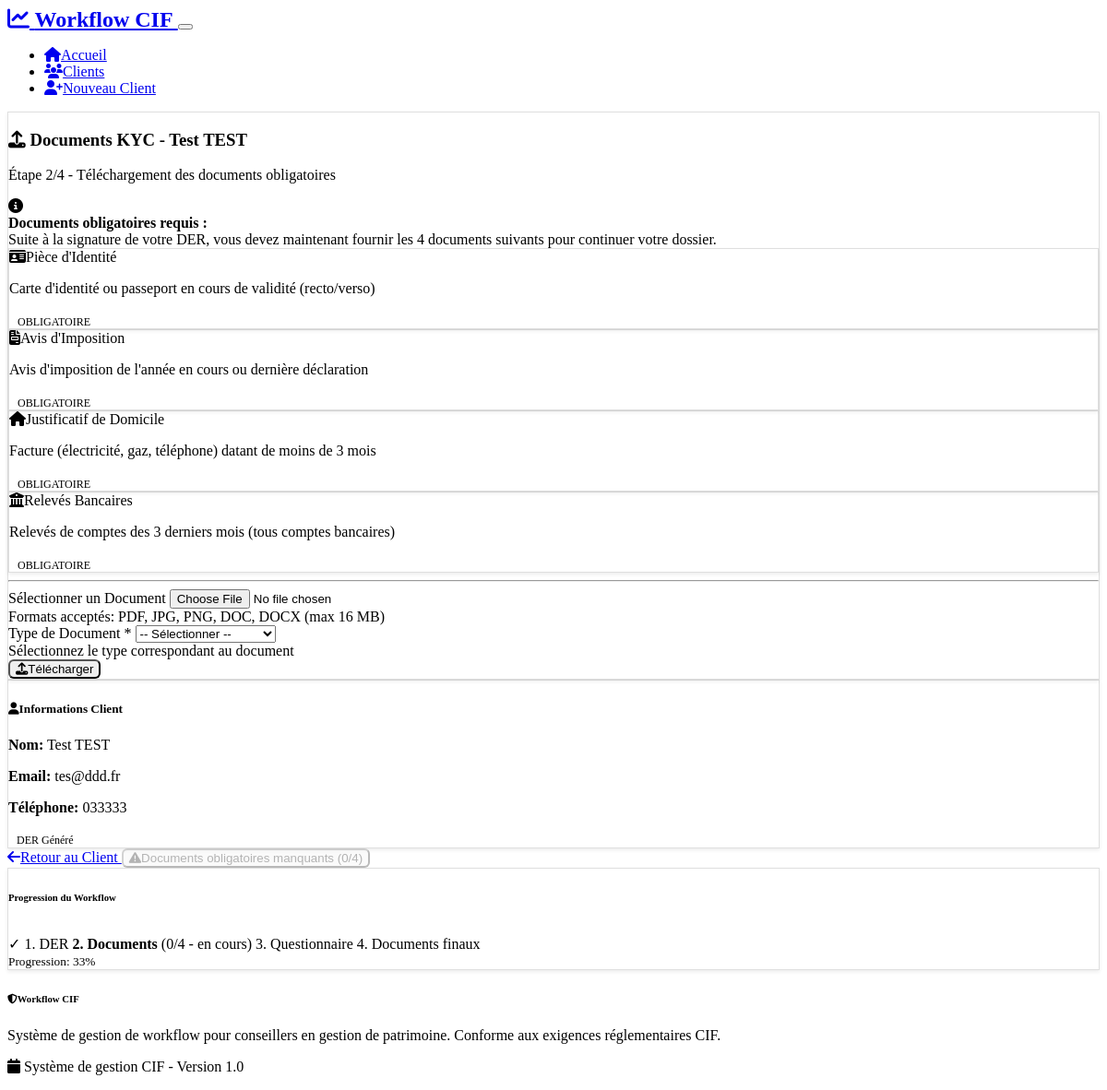
/upload_documents/1, run on the app's committed database.
### models.py (models this page shows)
class Client(db.Model):
    __tablename__ = 'clients'
    id = db.Column(db.Integer, primary_key=True)
    nom = db.Column(db.String(100), nullable=False)
    prenom = db.Column(db.String(100), nullable=False)
    email = db.Column(db.String(120), unique=True, nullable=False)
    telephone = db.Column(db.String(20))
    date_naissance = db.Column(db.Date)
    adresse = db.Column(db.Text)
    ville = db.Column(db.String(100))
    profession = db.Column(db.String(100))
    revenus_mensuels = db.Column(db.Float)
    patrimoine_total = db.Column(db.Float)
    charges_mensuelles = db.Column(db.Float)
    tolerance_risque = db.Column(db.Enum(RiskTolerance))
    horizon_investissement = db.Column(db.Enum(InvestmentHorizon))
    experience_financiere = db.Column(db.String(50))
    objectifs_investissement = db.Column(db.Text)
    profil_score = db.Column(db.Integer)  # Score de 1 à 7
    statut_workflow = db.Column(db.Enum(WorkflowStatus), default=WorkflowStatus.CREATED)
    date_creation = db.Column(db.DateTime, default=datetime.utcnow)
    date_derniere_maj = db.Column(db.DateTime, default=datetime.utcnow, onupdate=datetime.utcnow)
    date_entree_relation = db.Column(db.Date)
    date_envoi_der = db.Column(db.DateTime)
    date_signature_der = db.Column(db.DateTime)
    date_envoi_documents = db.Column(db.DateTime)
    date_signature_documents = db.Column(db.DateTime)
    date_envoi_souscription = db.Column(db.DateTime)
    documents = db.relationship('Document', backref='client', lazy=True, cascade='all, delete-orphan')
    questionnaire_responses = db.relationship('QuestionnaireResponse', backref='client', lazy=True, cascade='all, delete-orphan')

### routes.py (the view, shortened to what this page needs)
@app.route('/upload_documents/<int:client_id>', methods=['GET', 'POST'])
def upload_documents(client_id):
    client = Client.query.get_or_404(client_id)
    documents = Document.query.filter_by(client_id=client_id, genere_automatiquement=False).all()
    required_docs = [
        DocumentType.PIECE_IDENTITE,
        DocumentType.JUSTIFICATIF_DOMICILE,
        DocumentType.AVIS_IMPOSITION,
        DocumentType.RELEVE_BANCAIRE
    ]
    uploaded_doc_types = [doc.type_document for doc in documents]
    required_docs_count = sum(1 for doc_type in required_docs if doc_type in uploaded_doc_types)
    all_required_uploaded = required_docs_count == 4
    workflow_progress = calculate_workflow_progress(client)
    return render_template('upload_documents.html',
                         client=client,
                         documents=documents,
                         DocumentType=DocumentType,
                         required_docs_count=required_docs_count,
                         all_required_uploaded=all_required_uploaded,
                         workflow_progress=workflow_progress)

### templates/upload_documents.html (shortened to what this page needs)
{% extends "base.html" %}
{% block content %}
<div class="row">
    <div class="col-lg-8">
        <div class="card">
            <div class="card-header">
                <h3 class="mb-0">
                    <i class="fas fa-upload me-2"></i>
                    Documents KYC - {{ client.prenom }} {{ client.nom }}
                </h3>
                <p class="text-muted mb-0">Étape 2/4 - Téléchargement des documents obligatoires</p>
            </div>
            <div class="card-body">
                <div class="row mb-4">
                    <div class="col-12">
                        <div class="alert alert-info d-flex align-items-center">
                            <i class="fas fa-info-circle me-2"></i>
                            <div>
                                <strong>Documents obligatoires requis :</strong><br>
                                Suite à la signature de votre DER, vous devez maintenant fournir les 4 documents suivants pour continuer votre dossier.
                            </div>
                        </div>
                    </div>
                    <div class="col-md-6">
                        <div class="card border-primary mb-3 h-100">
                            <div class="card-header bg-primary text-white">
                                <i class="fas fa-id-card me-2"></i>Pièce d'Identité
                            </div>
                            <div class="card-body">
                                <p class="card-text small">Carte d'identité ou passeport en cours de validité (recto/verso)</p>
                                <span class="badge bg-danger">OBLIGATOIRE</span>
                                {% set piece_id_uploaded = documents|selectattr("type_document.name", "equalto", "PIECE_IDENTITE")|list|length > 0 %}
                            </div>
                        </div>
                    </div>
                    <div class="col-md-6">
                        <div class="card border-warning mb-3 h-100">
                            <div class="card-header bg-warning text-dark">
                                <i class="fas fa-file-invoice me-2"></i>Avis d'Imposition
                            </div>
                            <div class="card-body">
                                <p class="card-text small">Avis d'imposition de l'année en cours ou dernière déclaration</p>
                                <span class="badge bg-danger">OBLIGATOIRE</span>
                                {% set avis_impot_uploaded = documents|selectattr("type_document.name", "equalto", "AVIS_IMPOSITION")|list|length > 0 %}
                            </div>
                        </div>
                    </div>
                    <div class="col-md-6">
                        <div class="card border-success mb-3 h-100">
                            <div class="card-header bg-success text-white">
                                <i class="fas fa-home me-2"></i>Justificatif de Domicile
                            </div>
                            <div class="card-body">
                                <p class="card-text small">Facture (électricité, gaz, téléphone) datant de moins de 3 mois</p>
                                <span class="badge bg-danger">OBLIGATOIRE</span>
                                {% set justif_domicile_uploaded = documents|selectattr("type_document.name", "equalto", "JUSTIFICATIF_DOMICILE")|list|length > 0 %}
                            </div>
                        </div>
                    </div>
                    <div class="col-md-6">
                        <div class="card border-info mb-3 h-100">
                            <div class="card-header bg-info text-white">
                                <i class="fas fa-university me-2"></i>Relevés Bancaires
                            </div>
                            <div class="card-body">
                                <p class="card-text small">Relevés de comptes des 3 derniers mois (tous comptes bancaires)</p>
                                <span class="badge bg-danger">OBLIGATOIRE</span>
                                {% set releve_bancaire_uploaded = documents|selectattr("type_document.name", "equalto", "RELEVE_BANCAIRE")|list|length > 0 %}
                            </div>
                        </div>
                    </div>
                </div>
                <hr>
                <form method="POST" enctype="multipart/form-data" class="mb-4">
                    <div class="row g-3">
                        <div class="col-md-8">
                            <label for="file" class="form-label">Sélectionner un Document</label>
                            <input type="file" class="form-control" id="file" name="file" required
                                   accept=".pdf,.jpg,.jpeg,.png,.doc,.docx">
                            <div class="form-text">
                                Formats acceptés: PDF, JPG, PNG, DOC, DOCX (max 16 MB)
                            </div>
                        </div>
                        <div class="col-md-4">
                            <label for="document_type" class="form-label">Type de Document *</label>
                            <select class="form-select" id="document_type" name="document_type" required>
                                <option value="">-- Sélectionner --</option>
                            </select>
                            <div class="form-text">Sélectionnez le type correspondant au document</div>
                        </div>
                        <div class="col-12">
                            <button type="submit" class="btn btn-primary">
                                <i class="fas fa-upload me-2"></i>Télécharger
                            </button>
                        </div>
                    </div>
                </form>
            </div>
        </div>
    </div>
    <div class="col-lg-4">
        <div class="card mb-4">
            <div class="card-header">
                <h5 class="mb-0"><i class="fas fa-user me-2"></i>Informations Client</h5>
            </div>
            <div class="card-body">
                <p><strong>Nom:</strong> {{ client.prenom }} {{ client.nom }}</p>
                <p><strong>Email:</strong> {{ client.email }}</p>
                {% if client.telephone %}
                    <p><strong>Téléphone:</strong> {{ client.telephone }}</p>
                {% endif %}
                <span class="badge bg-{{ 'success' if client.statut_workflow.name == 'COMPLETED' else 'primary' }}">
                    {{ client.statut_workflow.value }}
                </span>
            </div>
        </div>
    </div>
</div>
<div class="row mt-4">
    <div class="col-12">
        <div class="d-flex justify-content-between">
            <a href="{{ url_for('client_details', client_id=client.id) }}" class="btn btn-outline-secondary">
                <i class="fas fa-arrow-left me-2"></i>Retour au Client
            </a>
            {% set required_docs_count = 0 %}
            {% for doc in documents %}
                {% if doc.type_document.name in ['PIECE_IDENTITE', 'AVIS_IMPOSITION', 'JUSTIFICATIF_DOMICILE', 'RELEVE_BANCAIRE'] %}
                    {% set required_docs_count = required_docs_count + 1 %}
                {% endif %}
            {% endfor %}
            {% if required_docs_count >= 4 %}
                <a href="{{ url_for('questionnaire', client_id=client.id) }}" class="btn btn-success">
                    <i class="fas fa-check me-2"></i>Continuer - Questionnaire <i class="fas fa-arrow-right ms-2"></i>
                </a>
            {% else %}
                <button class="btn btn-primary" disabled title="Vous devez télécharger les 4 documents obligatoires pour continuer">
                    <i class="fas fa-exclamation-triangle me-2"></i>Documents obligatoires manquants ({{ required_docs_count }}/4)
                </button>
            {% endif %}
        </div>
    </div>
</div>
<div class="row mt-4">
    <div class="col-12">
        <div class="card bg-light">
            <div class="card-body">
                <h6 class="mb-3">Progression du Workflow</h6>
                <div class="progress mb-2" style="height: 10px;">
                </div>
                <div class="d-flex justify-content-between small text-muted">
                    <span>✓ 1. DER</span>
                    <span>
                        {% if all_required_uploaded %}
                            ✓ <strong>2. Documents</strong> ({{ required_docs_count }}/4)
                        {% else %}
                            <strong>2. Documents</strong> ({{ required_docs_count }}/4 - en cours)
                        {% endif %}
                    </span>
                    <span>3. Questionnaire</span>
                    <span>4. Documents finaux</span>
                </div>
                <div class="text-center mt-2">
                    <small class="text-muted">Progression: {{ workflow_progress }}%</small>
                </div>
            </div>
        </div>
    </div>
</div>
{% endblock %}

### static/css/custom.css (style rules this page uses)
:root { --cif-primary: #0d6efd; --cif-success: #198754; --cif-warning: #ffc107; --cif-danger: #dc3545; --cif-info: #0dcaf0; --cif-light: #f8f9fa; --cif-dark: #212529; --border-radius: 0.375rem; --box-shadow: 0 0.125rem 0.25rem rgba(0, 0, 0, 0.075); }
.card { box-shadow: var(--box-shadow); border: 1px solid rgba(0, 0, 0, 0.125); transition: box-shadow 0.15s ease-in-out; }
.progress { background-color: var(--bs-gray-200); border-radius: var(--border-radius); }
.badge { font-size: 0.75em; font-weight: 500; padding: 0.375em 0.75em; }
.btn { font-weight: 500; border-radius: var(--border-radius); transition: all 0.15s ease-in-out; }
.alert { border: none; border-radius: var(--border-radius); font-weight: 500; }
.card { animation: fadeIn 0.3s ease-out; }

### data on the page
Client: prenom "Test", nom "TEST", email "tes@ddd.fr", telephone "033333", statut_workflow.value "DER Généré"

### other printed values
{{ required_docs_count }} "0"
{{ workflow_progress }} "33"
